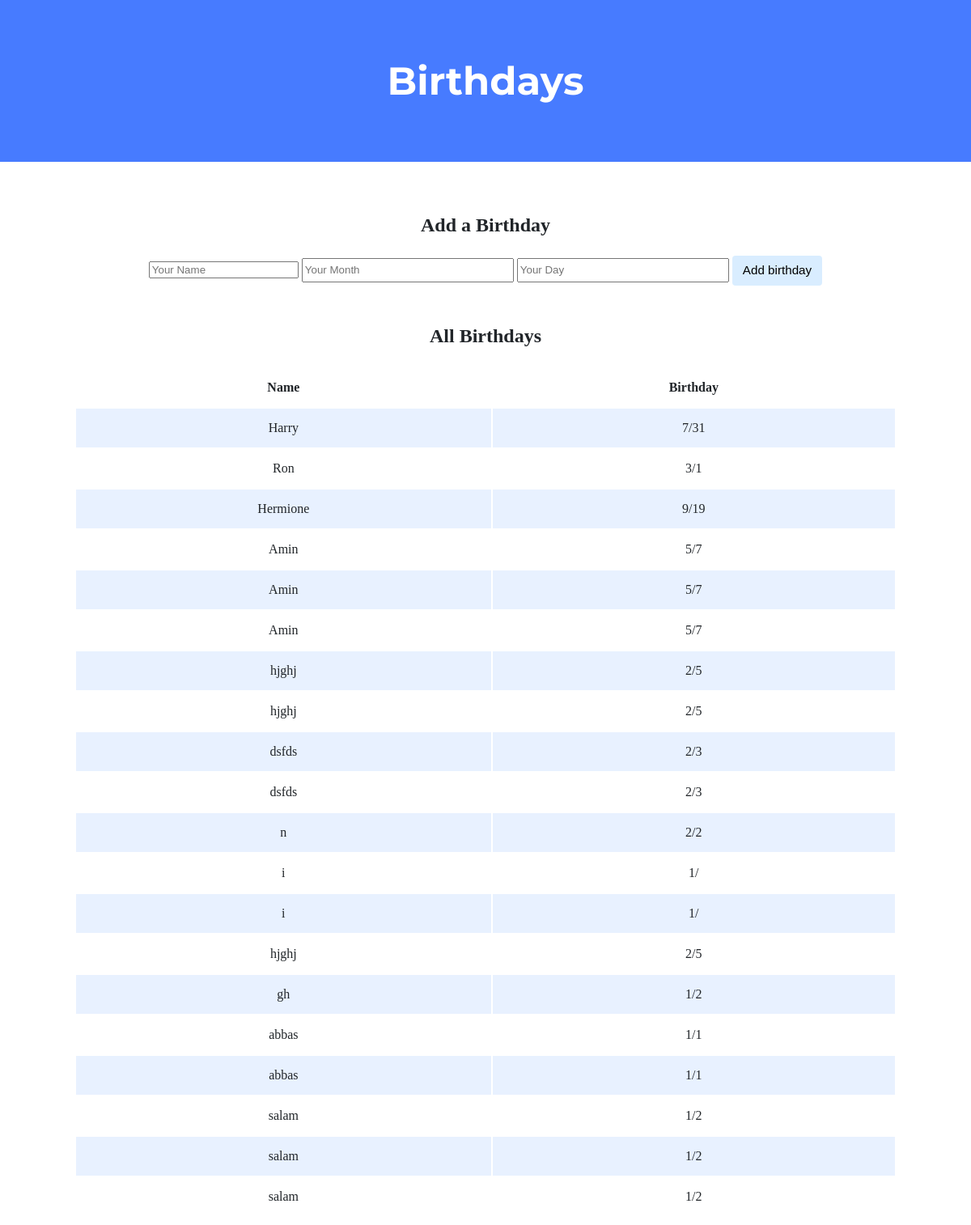
Before: / with the older database file.
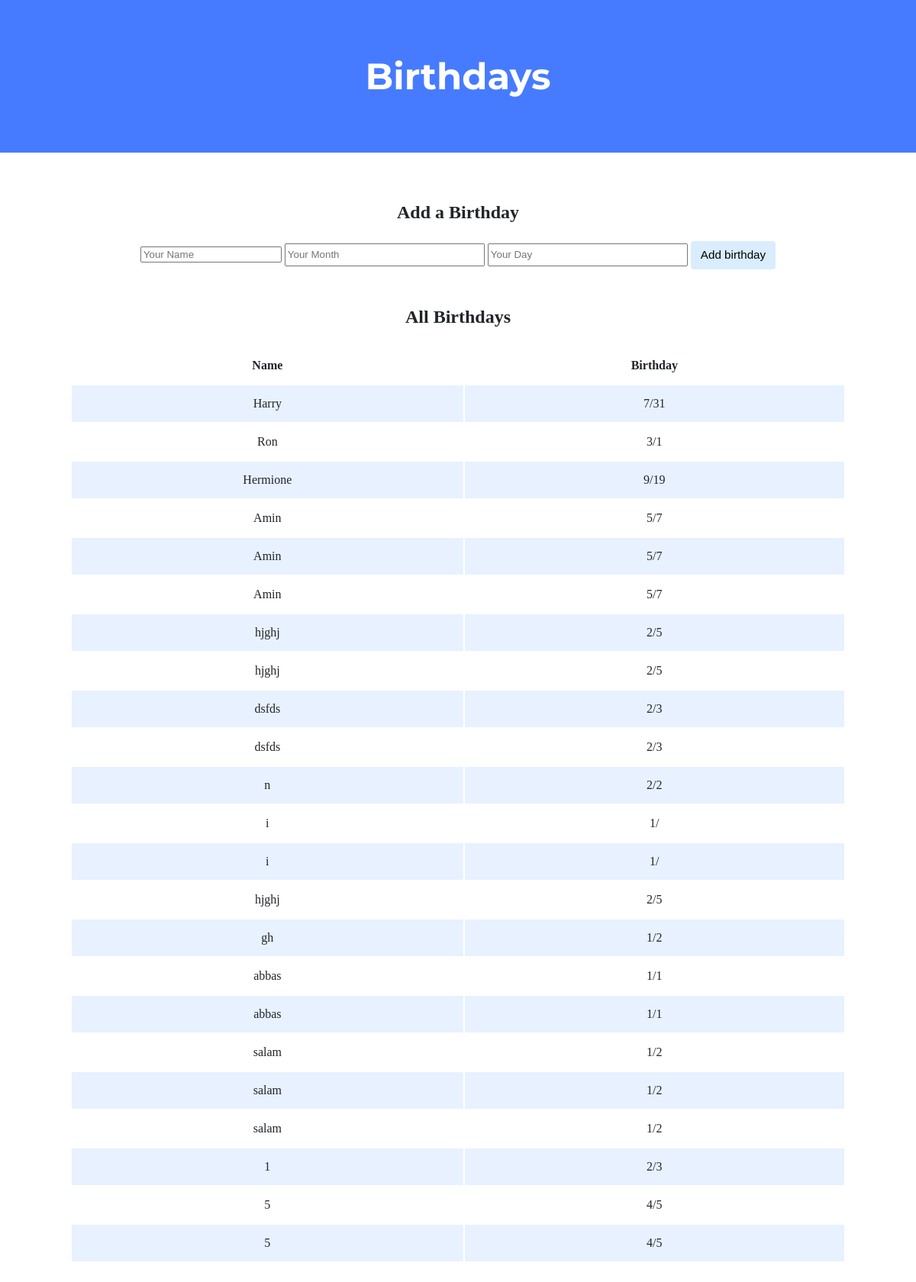
After: the same page with the newer database file.
### tables this page shows
CREATE TABLE birthdays (
    id INTEGER,
    name TEXT,
    month INTEGER,
    day INTEGER,
    PRIMARY KEY(id)
);

### app.py (the view)
@app.route("/", methods=["GET", "POST"])
def index():
    if request.method == "POST":
        mesaage = ""
        inputname = request.form.get("name")
        inputmonth = request.form.get("month")
        inputday = request.form.get("day")
        if not inputname:
            message = "Please Enter A Name ! "
        elif not inputday:
            message = "Please Enter A Day ! "
        elif not inputmonth:
            message = "Please Enter Month ! "
        else:
            db.execute(
                "INSERT INTO birthdays(name,month,day) VALUES(?,?,?)",
                inputname,
                inputmonth,
                inputday,
            )
            birthdays = db.execute("SELECT * FROM birthdays")
            return render_template("index.html", birthdays=birthdays)
    else:
        birthdays = db.execute("SELECT * FROM birthdays")
        return render_template("index.html", birthdays=birthdays)

### app.py (called while the page is built)
@app.after_request
def after_request(response):
    response.headers["Cache-Control"] = "no-cache, no-store, must-revalidate"
    response.headers["Expires"] = 0
    response.headers["Pragma"] = "no-cache"
    return response

### templates/index.html (shortened to what this page needs)
<!DOCTYPE html>
<html lang="en">
    <head>
        <link href="/static/styles.css" rel="stylesheet">
    </head>
    <body>
        <div class="header">
            <h1>Birthdays</h1>
        </div>
        <div class="container">
            <div class="section">
                <h2>Add a Birthday</h2>
                <form action="/" method="POST">
                    <input name="name" type="text " placeholder="Your Name">
                    <input name="month" type="number" placeholder="Your Month" max="12" min="1">
                    <input name="day" type="number" placeholder="Your Day" max="31" min="1">
                    <input type="submit" value="Add birthday">
                </form>
            </div>
            <div class="section">
                <h2>All Birthdays</h2>
                <table>
                    <thead>
                        <tr>
                            <th>Name</th>
                            <th>Birthday</th>
                        </tr>
                    </thead>
                    <tbody>
                        {% for birthday in birthdays %}
                            <tr>
                                <td>{{ birthday.name }}</td>
                                <td>{{ birthday.month }}/{{ birthday.day }}</td>
                            </tr>
                        {% endfor %}
                    </tbody>
                </table>
            </div>
        </div>
    </body>
</html>

### static/styles.css (style rules this page uses)
body { background-color: #fff; color: #212529; font-size: 1rem; font-weight: 400; line-height: 1.5; margin: 0; text-align: left; }
.container { margin-left: auto; margin-right: auto; padding-left: 15px; padding-right: 15px; text-align: center; width: 90%; }
.header { background-color: #477bff; color: #fff; margin-bottom: 2rem; padding: 2rem 1rem; text-align: center; }
.section { padding-bottom: 1rem; padding-left: 2rem; padding-right: 2rem; padding-top: 0.5rem; }
h1 { font-family: 'Montserrat', sans-serif; font-size: 48px; }
button, input[type="submit"] { background-color: #d9edff; border: 1px solid transparent; border-radius: 0.25rem; font-size: 0.95rem; font-weight: 400; line-height: 1.5; padding: 0.375rem 0.75rem; text-align: center; transition: color 0.15s ease-in-out, background-color 0.15s ease-in-out, border-color 0.15s ease-in-out, box-shadow 0.15s ease-in-out; vertical-align: middle; }
input[type="text"], input[type="number"] { line-height: 1.8; width: 25%; }
table { background-color: transparent; margin-bottom: 1rem; width: 100%; }
table th, table td { padding: 0.75rem; vertical-align: middle; }
tbody tr:nth-of-type(odd) { background-color: rgb(179, 208, 255, 0.3) }

Changed rows visible on the page:
added birthdays: name "1", month "2", day "3"
added birthdays: name "5", month "4", day "5"
added birthdays: name "5", month "4", day "5"
